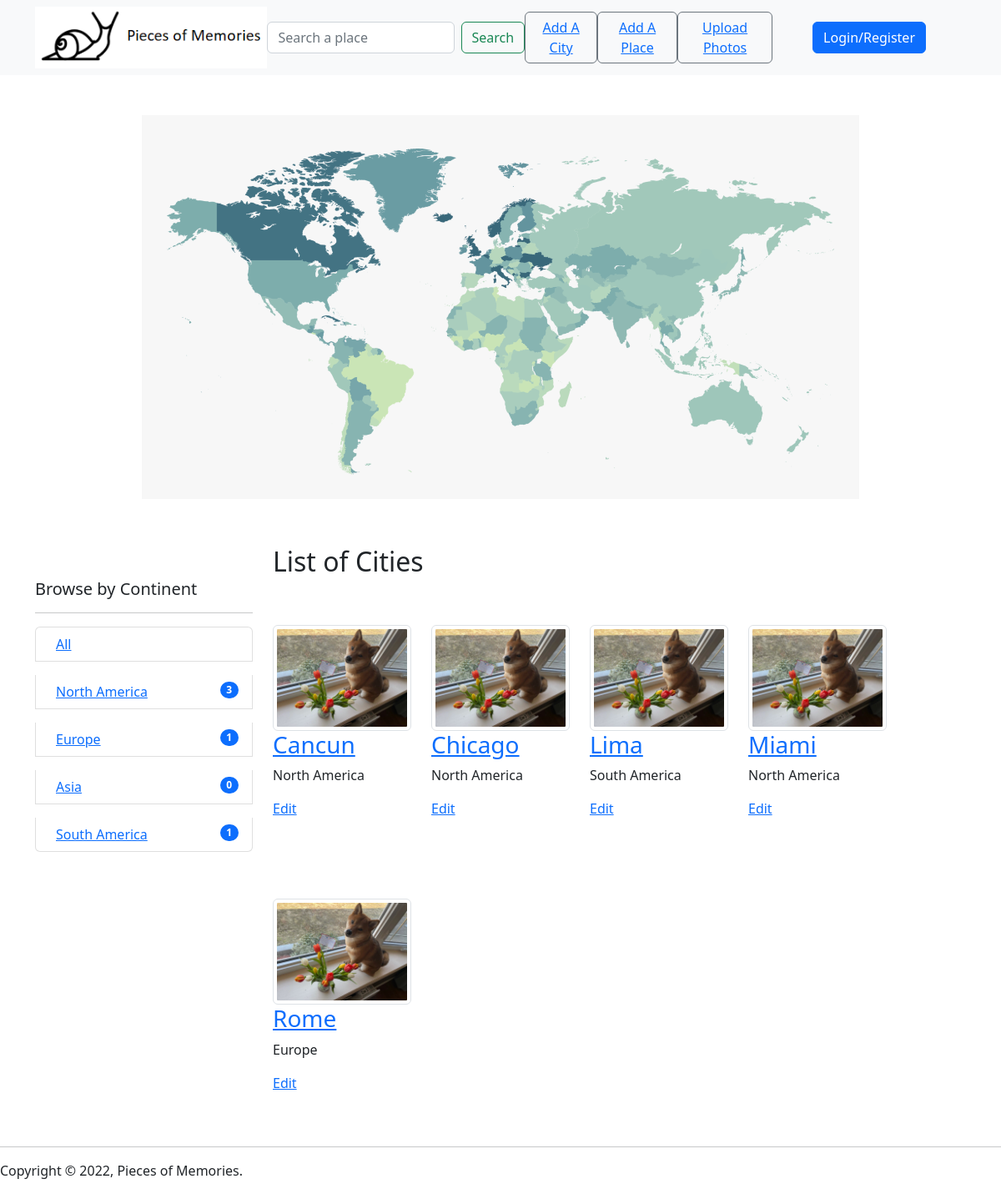
The app's page /, older data.
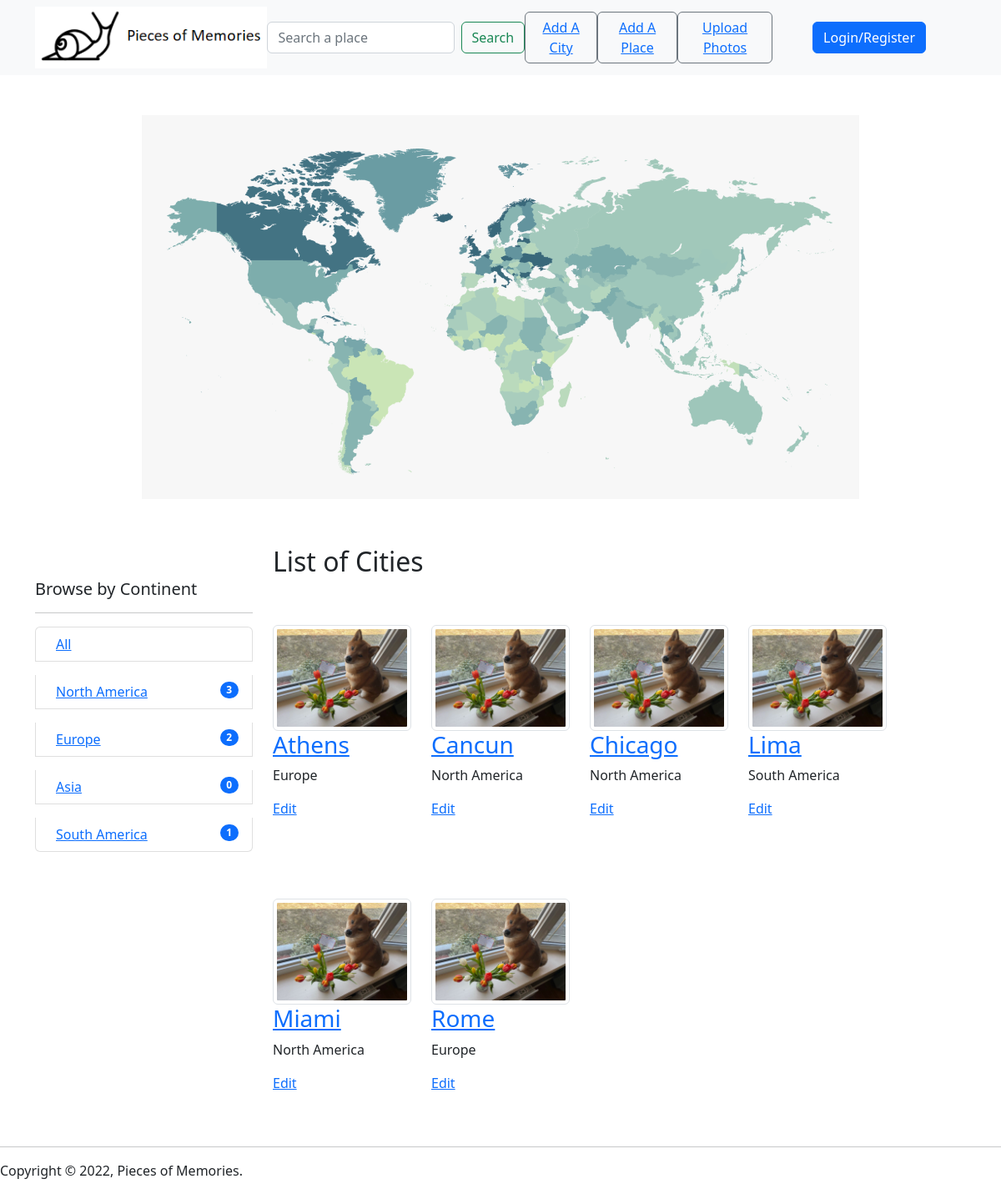
The same page, newer data.
### base/models.py (models this page shows, shortened)
class Continente(models.Model):
    name = models.CharField(max_length=200)

class City(models.Model):
    user = models.ForeignKey(User, on_delete=models.SET_NULL, null=True)
    name = models.CharField(max_length=200)
    description = models.TextField(null=True, blank=True)
    country = models.CharField(max_length=50, null=True)
    continente = models.ForeignKey(Continente, on_delete=models.SET_NULL, null=True)
    updated = models.DateTimeField(auto_now=True)
    created = models.DateTimeField(auto_now_add=True)
    class Meta:
        ordering = ['-updated', '-created']

### base/views.py (the view)
# urls.py: 2. Add a URL to urlpatterns:  path('', views.home, name='home')
def home(request):
    q = request.GET.get('q') if request.GET.get('q') != None else ''
    cities = City.objects.filter(
        Q(continente__name__icontains=q) |
        Q(name__icontains=q) |
        Q(country__icontains=q)
        )
    continentes = Continente.objects.all()
    city_count = cities.count()
    context = {
        'cities':cities,
        'continentes': continentes
    }
    return render(request, 'base/home.html', context)

### base/templates/base/home.html (shortened to what this page needs)
{% extends 'main.html' %}
{% load static %}
{% block content %}
<div  class="container ms-auto p-5">
    <div class="text-center">
        <img class="img-fluid" src="{% static 'images/banner.png' %}" alt="">
    </div>
</div>
<div class="container">
    <div class="row">
        <div class="col-3 pt-5">
            <h5>Browse by Continent</h5>
            <hr>
            <div class="list-group">
                <ul class="list-group-item d-flex justify-content-between align-items-start">
                    <div class="ms-2 me-auto">
                        <a href="{% url 'home' %}">All</a>
                    </div>
                </ul>
                {% for continente in continentes %}
                <ul class="list-group-item d-flex justify-content-between align-items-start">
                    <div class="ms-2 me-auto">
                        <a href="{% url 'home' %}?q={{continente.name}}">{{continente.name}}</a>
                    </div>
                    <span class="badge bg-primary rounded-pill">{{continente.city_set.all.count}}</span>
                </ul>
                {% endfor %}
            </div>
        </div>
        <div  class="col-8 pt-2">
            <h2 class="">List of Cities</h2>
            <div class="row">
                {% for city in cities %}
                <div  class="col-md-3 py-5">
                    <img class="img-thumbnail" src="{% static 'images/4.jpg' %}">
                    <span>
                        <h3><a href="{% url 'city' city.id %}">{{city.name}}</a></h3>
                        <p>{{city.continente.name}}</p>
                    </span>
                    <a href="{% url 'update-city' city.id %}">Edit</a>
                </div>
                {% endfor %}
            </div>
        </div>
    </div>
</div>
{% endblock %}

Row changes from the older to the newer data that the page shows:
computed for Continente "Europe": city_set.all.count "1" → "2"
added City: name "Athens", continente.name "Europe"
